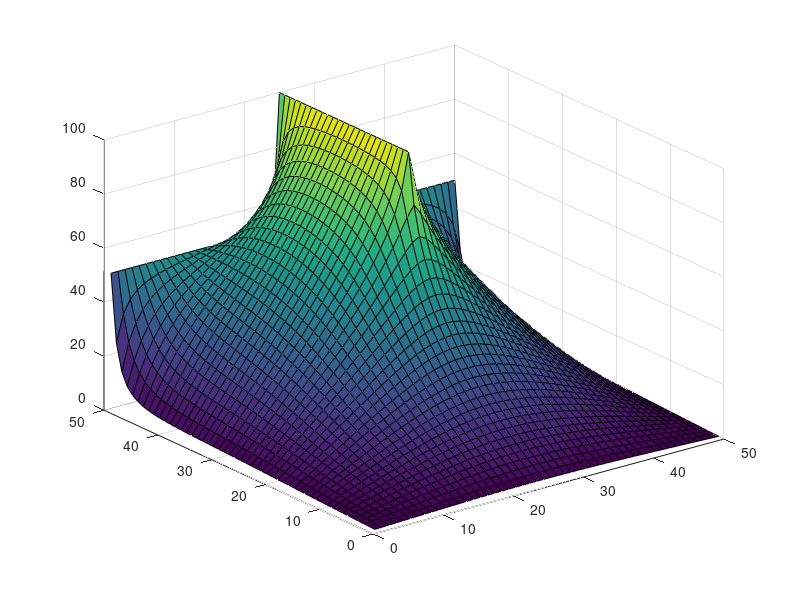
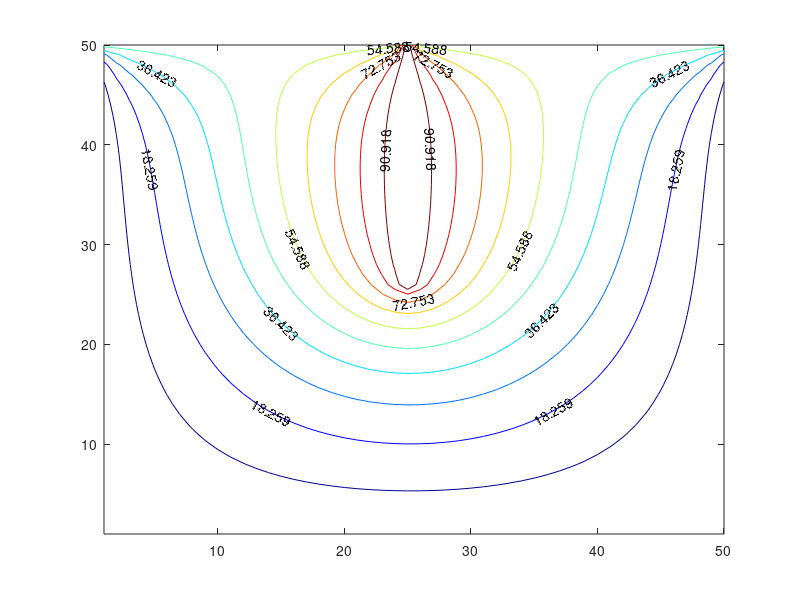
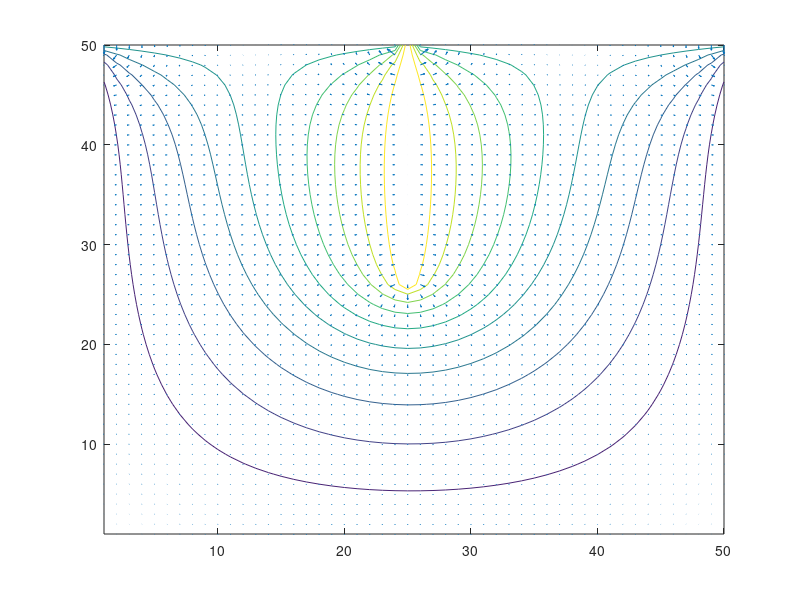

Source code (MATLAB) for these figures, in order:
clc;
clear;

V_ext = 0;
V_core = 100.0;
V_top = 50;

xNodes = 50;
yNodes = xNodes;
totalNodes = xNodes * yNodes;

M = zeros(totalNodes, totalNodes);
rhs = zeros(totalNodes, 1);

topRight = xNodes;
topLeft = 0;
centerBottom = yNodes / 2;
centerTop = yNodes;
centerCol = xNodes / 2;

eqIdx = 1;

for x = 1:xNodes
    for y = 1:yNodes
        if (y > centerBottom && y <= centerTop && x == centerCol)
            M(eqIdx, eqIdx) = 1;
            rhs(eqIdx) = V_core;
        elseif (y == yNodes && x >= topLeft && x <= topRight)
            M(eqIdx, eqIdx) = 1;
            rhs(eqIdx) = V_top;
        else
            M(eqIdx, eqIdx) = -4;

            if y == 1
                rhs(eqIdx) = rhs(eqIdx) - V_ext;
            else
                M(eqIdx, eqIdx - 1) = 1;
            end

            if y == yNodes
                rhs(eqIdx) = rhs(eqIdx) - V_ext;
            else
                M(eqIdx, eqIdx + 1) = 1;
            end

            if x == 1
                rhs(eqIdx) = rhs(eqIdx) - V_ext;
            else
                M(eqIdx, eqIdx - xNodes) = 1;
            end

            if x == xNodes
                rhs(eqIdx) = rhs(eqIdx) - V_ext;
            else
                M(eqIdx, eqIdx + xNodes) = 1;
            end
        end
        eqIdx = eqIdx + 1;
    end
end

sol = M \ rhs;
gridVolt = reshape(sol, xNodes, yNodes);

surf(gridVolt);

figure;
[cont, hndl] = contour(gridVolt);
set(hndl, 'ShowText', 'on', 'TextStep', get(hndl, 'LevelStep') * 2)
colormap jet;

figure;
contour(gridVolt);
[ex, ey] = gradient(gridVolt);
hold on;
quiver(-ex, -ey);
hold off;
